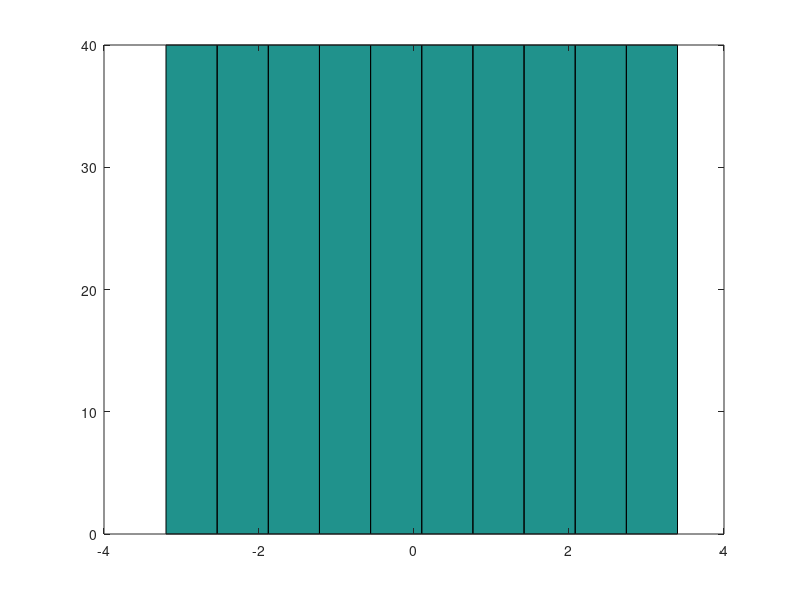

Recreate this plot in MATLAB. (Note: this script raises an error after producing the figure.)
%=============================================================================
% Copyright (c) 2026-present Allan CORNET (Nelson)
%=============================================================================
% This file is part of Nelson.
%=============================================================================
% LICENCE_BLOCK_BEGIN
% SPDX-License-Identifier: LGPL-3.0-or-later
% LICENCE_BLOCK_END
%=============================================================================
% <--WEIGHT 2-->
% <--ADV-CLI MODE-->
%=============================================================================
% The legacy hist draws its bars in a dark indigo blue of its own, distinct
% from the ColorOrder blue a plain bar uses, and rounds the position axis out
% onto round numbers instead of hugging the samples.
HIST_FACE_COLOR = [0.2 0.2 0.7];
%=============================================================================
% A single sample with no style wears the hist default face colour.
Y = linspace(-3.2, 3.4, 400);
f = figure('Visible', 'off');
hist(Y);
ax = gca();
drawn = ax.Children(1);
assert_isequal(drawn.FaceColor, HIST_FACE_COLOR, ...
  'hist must paint its bars in its own dark blue by default.');
close(f);
%=============================================================================
% The position axis is rounded outward onto round numbers.
f = figure('Visible', 'off');
hist(Y);
ax = gca();
assert_isequal(ax.XLim, [-4 4], ...
  'hist must round the position axis outward onto round numbers.');
close(f);
%=============================================================================
% The rounded limits always bracket the drawn bars.
f = figure('Visible', 'off');
hist(Y);
ax = gca();
drawn = ax.Children(1);
assert_istrue(ax.XLim(1) <= min(drawn.XData) && ax.XLim(2) >= max(drawn.XData), ...
  'The rounded limits must still contain every bar.');
close(f);
%=============================================================================
% The default colour also stands for a count of bins and for explicit centres.
f = figure('Visible', 'off');
hist(Y, 20);
ax = gca();
assert_isequal(ax.Children(1).FaceColor, HIST_FACE_COLOR);
close(f);
%=============================================================================
f = figure('Visible', 'off');
hist([1 2 2 3 3 3], [1 2 3]);
ax = gca();
assert_isequal(ax.Children(1).FaceColor, HIST_FACE_COLOR);
close(f);
%=============================================================================
% A style asked for by the caller still wins over the default colour, whether
% it comes as a line-spec or as a FaceColor property.
styles = {...
  'hist(Y, 10, ''r'')', ...
  'hist(Y, 10, ''FaceColor'', [1 0 0])'};
for k = 1:numel(styles)
  statement = styles{k};
  f = figure('Visible', 'off');
  eval([statement, ';']);
  ax = gca();
  drawn = ax.Children(1);
  assert_isequal(drawn.FaceColor, [1 0 0], ...
    [statement, ' must keep the colour the caller asked for.']);
  close(f);
end
%=============================================================================
% An edge colour on its own leaves the default face colour in place.
f = figure('Visible', 'off');
hist(Y, 10, 'EdgeColor', [0 1 0]);
ax = gca();
drawn = ax.Children(1);
assert_isequal(drawn.FaceColor, HIST_FACE_COLOR, ...
  'An EdgeColor on its own must not disturb the default face colour.');
assert_isequal(drawn.EdgeColor, [0 1 0]);
close(f);
%=============================================================================
% A matrix sample keeps the ColorOrder colours, one per column: the hist
% default is a single-sample affair only.
f = figure('Visible', 'off');
hist(randn(200, 3));
ax = gca();
drawn = ax.Children;
assert_istrue(numel(drawn) == 3, 'A three-column sample must draw three series.');
for k = 1:numel(drawn)
  assert_isfalse(isequal(drawn(k).FaceColor, HIST_FACE_COLOR), ...
    'A matrix sample must not force the single-sample hist colour.');
end
close(f);
%=============================================================================
